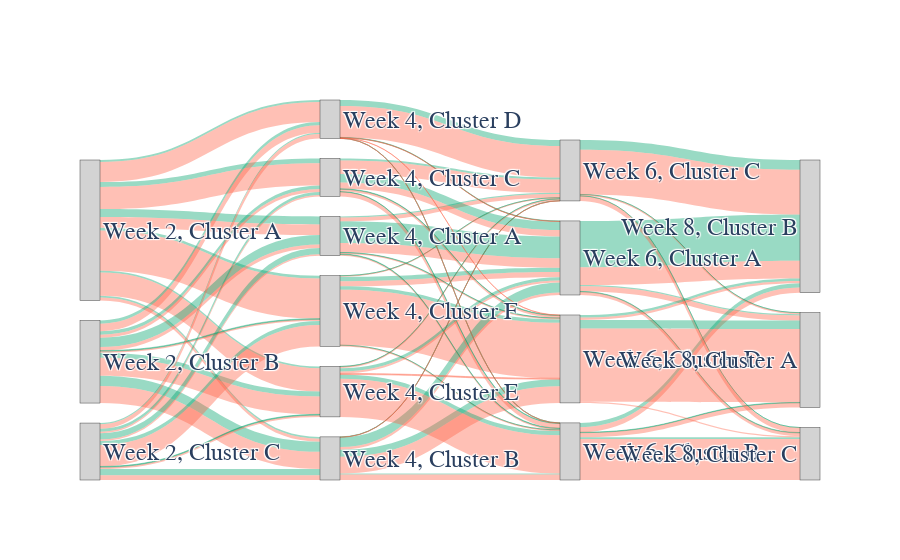

The notebook cell saved with this chart:
### Markdown cell above
To generate the Sankey diagram, you need to train masks for each of the four percentiles (0.2, 0.4, 0.6, and 0.8) and subsequently perform clustering for all of them. Below, you can view the Sankey diagram for dsp_001:

### Code cell
create_sankey_diagram(labels_path, 'cluster_unit_norm_0.5_perc_', [0.2, 0.4, 0.6, 0.8], Y, gamma=True, g=0.6)
